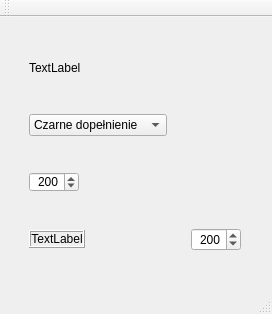
<?xml version="1.0" encoding="UTF-8"?>
<ui version="4.0">
 <class>MainWindow</class>
 <widget class="QMainWindow" name="MainWindow">
  <property name="geometry">
   <rect>
    <x>0</x>
    <y>0</y>
    <width>272</width>
    <height>314</height>
   </rect>
  </property>
  <property name="acceptDrops">
   <bool>true</bool>
  </property>
  <property name="windowTitle">
   <string>MainWindow</string>
  </property>
  <widget class="QWidget" name="centralWidget">
   <layout class="QGridLayout" name="gridLayout">
    <property name="sizeConstraint">
     <enum>QLayout::SetDefaultConstraint</enum>
    </property>
    <item row="0" column="0">
     <widget class="QLabel" name="file_url">
      <property name="sizePolicy">
       <sizepolicy hsizetype="Preferred" vsizetype="Preferred">
        <horstretch>0</horstretch>
        <verstretch>0</verstretch>
       </sizepolicy>
      </property>
      <property name="minimumSize">
       <size>
        <width>0</width>
        <height>0</height>
       </size>
      </property>
      <property name="maximumSize">
       <size>
        <width>16777215</width>
        <height>20</height>
       </size>
      </property>
      <property name="text">
       <string>TextLabel</string>
      </property>
     </widget>
    </item>
    <item row="2" column="0">
     <widget class="QSpinBox" name="w_box">
      <property name="sizePolicy">
       <sizepolicy hsizetype="Minimum" vsizetype="Fixed">
        <horstretch>0</horstretch>
        <verstretch>0</verstretch>
       </sizepolicy>
      </property>
      <property name="maximumSize">
       <size>
        <width>50</width>
        <height>20</height>
       </size>
      </property>
      <property name="alignment">
       <set>Qt::AlignRight|Qt::AlignTrailing|Qt::AlignVCenter</set>
      </property>
      <property name="buttonSymbols">
       <enum>QAbstractSpinBox::UpDownArrows</enum>
      </property>
      <property name="specialValueText">
       <string notr="true"/>
      </property>
      <property name="accelerated">
       <bool>false</bool>
      </property>
      <property name="suffix">
       <string/>
      </property>
      <property name="maximum">
       <number>65000</number>
      </property>
      <property name="value">
       <number>200</number>
      </property>
     </widget>
    </item>
    <item row="3" column="0">
     <widget class="QLabel" name="image_tester">
      <property name="sizePolicy">
       <sizepolicy hsizetype="Maximum" vsizetype="Maximum">
        <horstretch>0</horstretch>
        <verstretch>0</verstretch>
       </sizepolicy>
      </property>
      <property name="minimumSize">
       <size>
        <width>0</width>
        <height>0</height>
       </size>
      </property>
      <property name="frameShape">
       <enum>QFrame::Box</enum>
      </property>
      <property name="frameShadow">
       <enum>QFrame::Raised</enum>
      </property>
      <property name="text">
       <string>TextLabel</string>
      </property>
      <property name="alignment">
       <set>Qt::AlignCenter</set>
      </property>
     </widget>
    </item>
    <item row="3" column="1">
     <widget class="QSpinBox" name="h_box">
      <property name="sizePolicy">
       <sizepolicy hsizetype="Minimum" vsizetype="Fixed">
        <horstretch>0</horstretch>
        <verstretch>0</verstretch>
       </sizepolicy>
      </property>
      <property name="minimumSize">
       <size>
        <width>0</width>
        <height>0</height>
       </size>
      </property>
      <property name="maximumSize">
       <size>
        <width>50</width>
        <height>16777215</height>
       </size>
      </property>
      <property name="layoutDirection">
       <enum>Qt::LeftToRight</enum>
      </property>
      <property name="autoFillBackground">
       <bool>false</bool>
      </property>
      <property name="wrapping">
       <bool>false</bool>
      </property>
      <property name="frame">
       <bool>true</bool>
      </property>
      <property name="alignment">
       <set>Qt::AlignRight|Qt::AlignTrailing|Qt::AlignVCenter</set>
      </property>
      <property name="maximum">
       <number>99999999</number>
      </property>
      <property name="value">
       <number>200</number>
      </property>
     </widget>
    </item>
    <item row="1" column="0">
     <widget class="QComboBox" name="mode_box">
      <item>
       <property name="text">
        <string>Czarne dopełnienie</string>
       </property>
      </item>
      <item>
       <property name="text">
        <string>Białe dopełnienie</string>
       </property>
      </item>
      <item>
       <property name="text">
        <string>Wysokość</string>
       </property>
      </item>
      <item>
       <property name="text">
        <string>Szerokość</string>
       </property>
      </item>
      <item>
       <property name="text">
        <string>Wymuszenie</string>
       </property>
      </item>
      <item>
       <property name="text">
        <string>Minimum</string>
       </property>
      </item>
      <item>
       <property name="text">
        <string>Maksimum</string>
       </property>
      </item>
     </widget>
    </item>
   </layout>
  </widget>
  <widget class="QMenuBar" name="menuBar">
   <property name="geometry">
    <rect>
     <x>0</x>
     <y>0</y>
     <width>272</width>
     <height>21</height>
    </rect>
   </property>
  </widget>
  <widget class="QToolBar" name="mainToolBar">
   <attribute name="toolBarArea">
    <enum>TopToolBarArea</enum>
   </attribute>
   <attribute name="toolBarBreak">
    <bool>false</bool>
   </attribute>
  </widget>
  <widget class="QStatusBar" name="statusBar"/>
 </widget>
 <layoutdefault spacing="6" margin="11"/>
 <resources/>
 <connections/>
</ui>
